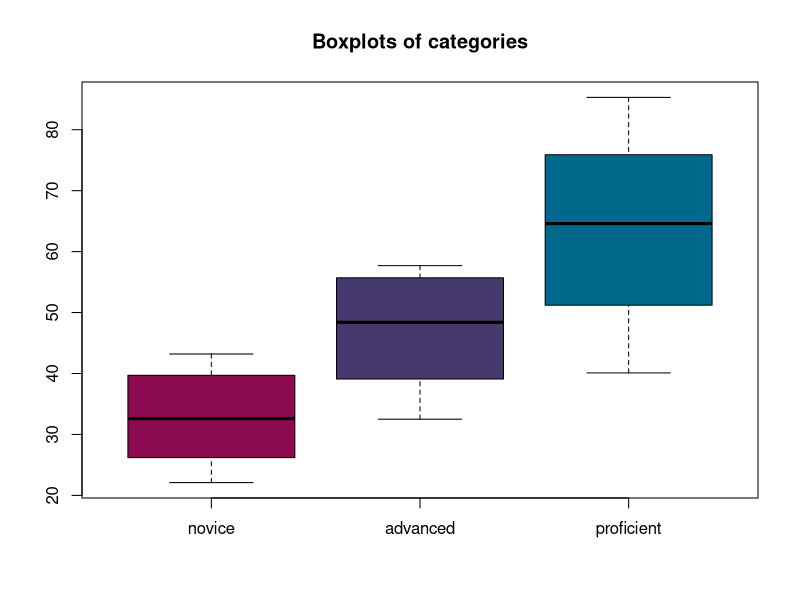
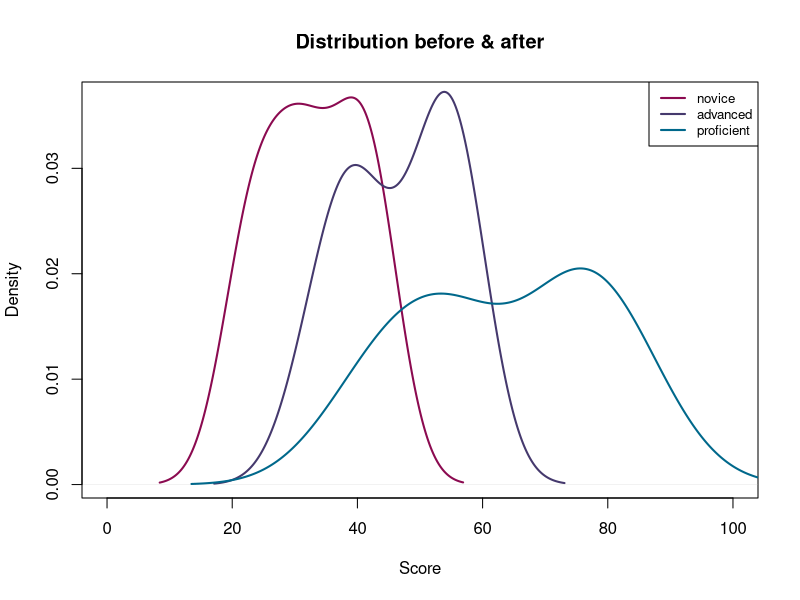
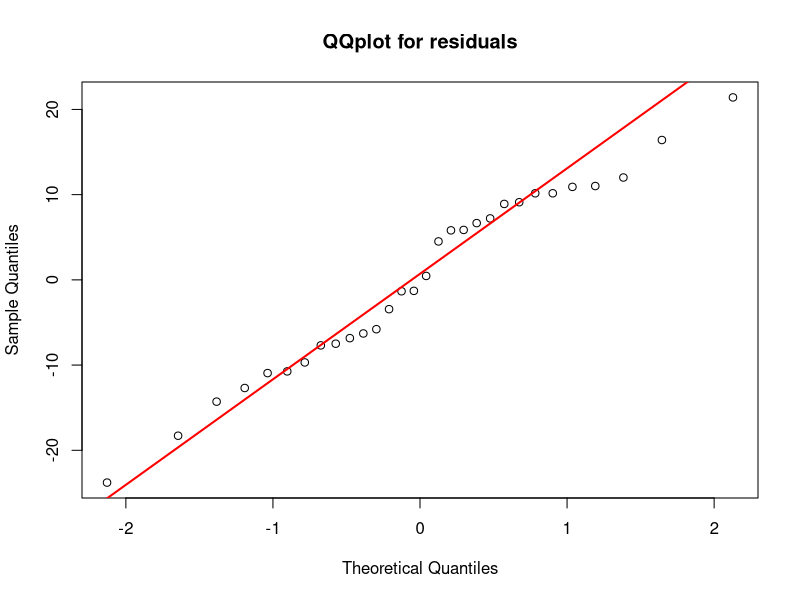
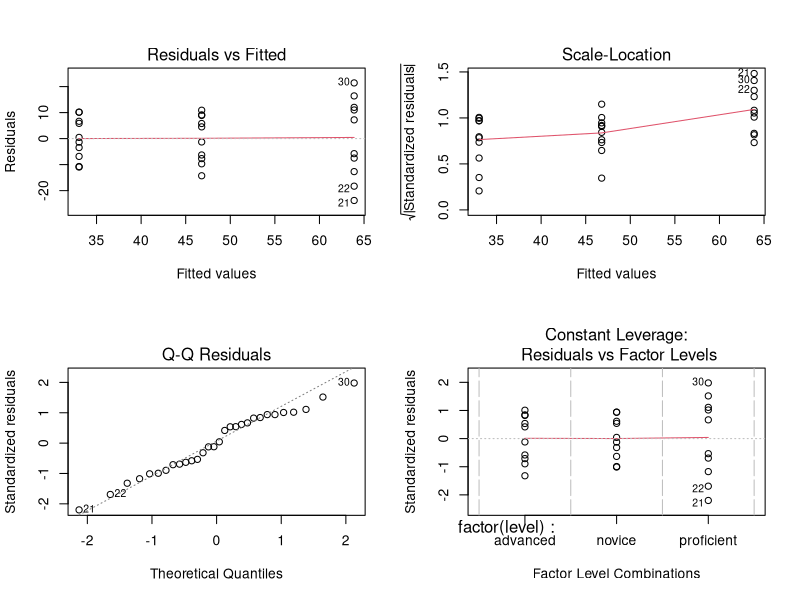

These charts were generated, in order, by the following R code:
#create dataframe of data
novice <- c(22.1, 22.3, 26.2, 29.6, 31.7, 33.5, 38.9, 39.7, 43.2, 43.2)
advanced <- c(32.5, 37.1, 39.1, 40.5, 45.5, 51.3, 52.6, 55.7, 55.9, 57.7)
proficient <- c(40.1, 45.6, 51.2, 56.4, 58.1, 71.1, 74.9, 75.9, 80.3, 85.3)

df <- data.frame(novice, advanced, proficient)
df

#inspect data
summary(df)

#visualize data
colfunc <- colorRampPalette(c("deeppink4", "deepskyblue4"))
boxplot(df, main='Boxplots of categories', col=colfunc(3))

plot(density(df$novice), 
     col=colfunc(3),
     lwd = 2, 
     main='Distribution before & after',
     xlim=c(0, 100),
     xlab='Score')
lines(density(df$advanced),
      col=colfunc(3)[2],
      lwd = 2)
lines(density(df$proficient),
      col=colfunc(3)[3],
      lwd = 2)
legend(x='topright',
       legend=c('novice', 'advanced', 'proficient'),
       col=colfunc(3),
       lty=1:1,
       cex=0.8,
       lwd = 2)

dev.off()

#create dataframe of data
score <- c(novice, advanced, proficient)
level <-rep(c('novice', 'advanced', 'proficient'), c(10, 10, 10))
df1 <- data.frame(score, level)
df1

#test for difference between levels:
fit <- aov(score ~ factor(level), data = df1)
fit
summary(fit)

#assumptions
#normally distributed residuals
qqnorm(fit$residuals,main="QQplot for residuals")
qqline(fit$residuals,col="red",lty=1,lwd=2)
shapiro.test(fit$residuals)

#homogeneity of variances
bartlett.test(score ~ factor(level), data = df1)
fligner.test(score ~ factor(level), data = df1)
library(car)
leveneTest(score ~ factor(level), data = df1)

#diagnostic plots
dev.off()
layout(matrix(1:4,2,2))
plot(fit)

#kruskal wallis
kruskal.test(score ~ factor(level), data = df1)

#pairwise t test
pairwise.t.test(score, factor(level), p.adjust.method="none")

#paiwise t test with ??=0.05/3
pairwise.t.test(score, factor(level), p.adjust.method="bonferroni")

